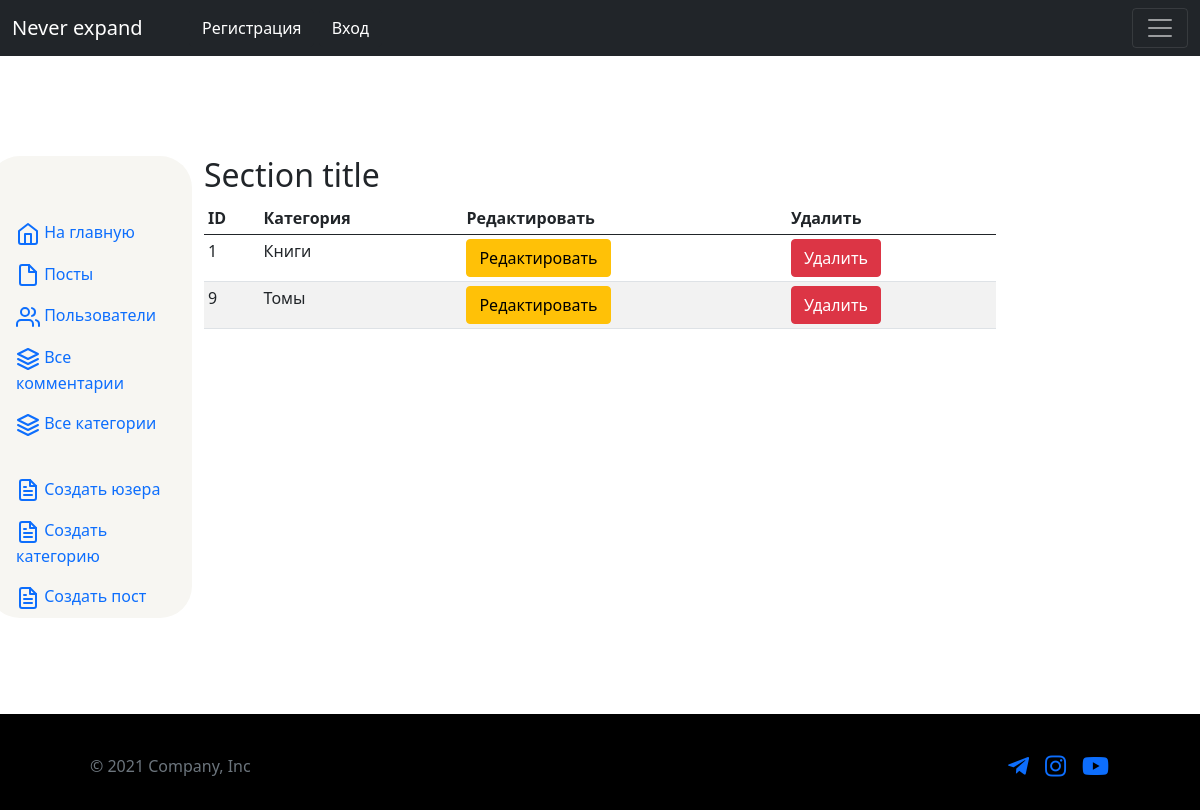
The app's page /admin/topicsAll.php with its own data.
### tables this page shows
CREATE TABLE `topics` (
  `id` int(12) NOT NULL,
  `name_topic` varchar(140) NOT NULL
);

### controllers/adminTopic.php (called while the page is built, shortened)
<?php
require_once '../DB.php';
$sql = 'SELECT * FROM `topics` ';
$query = $connect->prepare($sql);
    $query->execute();
    $topic = $query->fetchAll(PDO::FETCH_ASSOC);

### admin/topicsAll.php (the view, shortened to what this page needs)
<?php session_start();
require_once '../controllers/adminTopic.php';
?>
<!DOCTYPE html>
<html lang="ru" >
  <head>
    <link href="https://cdn.jsdelivr.net/npm/bootstrap@5.0.1/dist/css/bootstrap.min.css" rel="stylesheet">
<link rel='stylesheet' href='../css/style.css'>
<link rel="stylesheet" href="https://use.fontawesome.com/releases/v5.7.2/css/all.css"
>
  </head>
<body>
<?php require_once '../include/header.php'  ?>
<div class="row">
  <?php require_once '../include/aSide.php'  ?>
<div class="col-md-8">
      <h2>Section title</h2>
      <div class="us  table-responsive">
        <table class="table table-striped table-sm">
          <thead>
            <tr>
              <th>ID</th>
              <th>Категория</th>
              <th>Редактировать</th>
              <th>Удалить</th>
            </tr>
          </thead>
          <tbody>
            <tr>
              <?php foreach ($topic as $key => $value) :?>
                <tr>
                  <td><?php echo $value['id'];?></td>
                  <td><?php echo $value['name_topic'];?></td>
                  <td><?php ?><a href="adminEditTopics.php?id=<?=$value['id'];?>" class="btn btn-warning">Редактировать</a></td>
                  <td><?php ?><a href="topicsAll.php?delTop_id=<?=$value['id'];?>" class="btn btn-danger">Удалить</a></td>
            </tr>
<?php endforeach; ?>
          </tbody>
        </table>
      </div>
  </div>
</div>
<?php require_once '../include/footer.php'  ?>
</body>
</html>

### css/style.css (style rules this page uses)
div.row { margin-top: 100px; margin-bottom: 6rem; }

### records on screen
topics: id "1", name_topic "Книги"
topics: id "9", name_topic "Томы"
